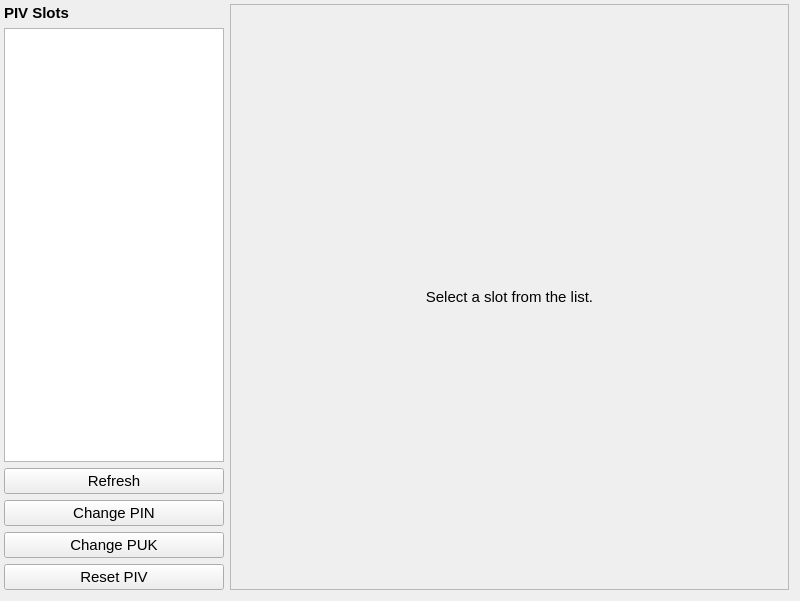
<?xml version="1.0" encoding="UTF-8"?>
<ui version="4.0">
 <class>PivTab</class>
 <widget class="QWidget" name="PivTab">
  <property name="geometry">
   <rect>
    <x>0</x>
    <y>0</y>
    <width>800</width>
    <height>601</height>
   </rect>
  </property>
  <property name="sizePolicy">
   <sizepolicy hsizetype="Expanding" vsizetype="Expanding">
    <horstretch>0</horstretch>
    <verstretch>0</verstretch>
   </sizepolicy>
  </property>
  <property name="windowTitle">
   <string>Form</string>
  </property>
  <layout class="QHBoxLayout" name="horizontalLayout_main">
   <property name="leftMargin">
    <number>4</number>
   </property>
   <property name="topMargin">
    <number>4</number>
   </property>
   <item>
    <widget class="QStackedWidget" name="piv_stack">
     <property name="currentIndex">
      <number>0</number>
     </property>
     <!-- page 0: compatible -->
     <widget class="QWidget" name="page_compatible">
      <layout class="QHBoxLayout" name="horizontalLayout_compatible">
       <property name="spacing">
        <number>6</number>
       </property>
       <property name="leftMargin">
        <number>0</number>
       </property>
       <property name="topMargin">
        <number>0</number>
       </property>
       <property name="rightMargin">
        <number>0</number>
       </property>
       <property name="bottomMargin">
        <number>0</number>
       </property>
       <!-- Left panel: slot list + PIN buttons -->
       <item>
        <widget class="QWidget" name="left_panel" native="true">
         <property name="sizePolicy">
          <sizepolicy hsizetype="Fixed" vsizetype="Expanding">
           <horstretch>0</horstretch>
           <verstretch>0</verstretch>
          </sizepolicy>
         </property>
         <property name="minimumSize">
          <size>
           <width>200</width>
           <height>0</height>
          </size>
         </property>
         <property name="maximumSize">
          <size>
           <width>220</width>
           <height>16777215</height>
          </size>
         </property>
         <layout class="QVBoxLayout" name="verticalLayout_left">
          <property name="leftMargin">
           <number>0</number>
          </property>
          <property name="topMargin">
           <number>0</number>
          </property>
          <property name="rightMargin">
           <number>0</number>
          </property>
          <property name="bottomMargin">
           <number>0</number>
          </property>
          <item>
           <widget class="QLabel" name="slots_header">
            <property name="font">
             <font>
              <pointsize>11</pointsize>
              <bold>true</bold>
             </font>
            </property>
            <property name="text">
             <string>PIV Slots</string>
            </property>
           </widget>
          </item>
          <item>
           <widget class="QListWidget" name="slots_list">
            <property name="sizePolicy">
             <sizepolicy hsizetype="Expanding" vsizetype="Expanding">
              <horstretch>0</horstretch>
              <verstretch>0</verstretch>
             </sizepolicy>
            </property>
            <property name="font">
             <font>
              <pointsize>11</pointsize>
             </font>
            </property>
           </widget>
          </item>
          <item>
           <widget class="QPushButton" name="btn_refresh">
            <property name="font">
             <font>
              <pointsize>11</pointsize>
             </font>
            </property>
            <property name="text">
             <string>Refresh</string>
            </property>
            <property name="icon">
             <iconset>
              <normaloff>icons/refresh.svg</normaloff>icons/refresh.svg</iconset>
            </property>
           </widget>
          </item>
          <item>
           <widget class="QPushButton" name="btn_change_pin">
            <property name="font">
             <font>
              <pointsize>11</pointsize>
             </font>
            </property>
            <property name="text">
             <string>Change PIN</string>
            </property>
            <property name="icon">
             <iconset>
              <normaloff>icons/dialpad.svg</normaloff>icons/dialpad.svg</iconset>
            </property>
           </widget>
          </item>
          <item>
           <widget class="QPushButton" name="btn_change_puk">
            <property name="font">
             <font>
              <pointsize>11</pointsize>
             </font>
            </property>
            <property name="text">
             <string>Change PUK</string>
            </property>
            <property name="icon">
             <iconset>
              <normaloff>icons/dialpad.svg</normaloff>icons/dialpad.svg</iconset>
            </property>
           </widget>
          </item>
          <item>
           <widget class="QPushButton" name="btn_reset">
            <property name="font">
             <font>
              <pointsize>11</pointsize>
             </font>
            </property>
            <property name="text">
             <string>Reset PIV</string>
            </property>
            <property name="icon">
             <iconset>
              <normaloff>icons/delete.svg</normaloff>icons/delete.svg</iconset>
            </property>
           </widget>
          </item>
         </layout>
        </widget>
       </item>
       <!-- Right panel: slot detail -->
       <item>
        <widget class="QFrame" name="right_frame">
         <property name="sizePolicy">
          <sizepolicy hsizetype="Expanding" vsizetype="Expanding">
           <horstretch>0</horstretch>
           <verstretch>0</verstretch>
          </sizepolicy>
         </property>
         <property name="frameShape">
          <enum>QFrame::Shape::StyledPanel</enum>
         </property>
         <property name="frameShadow">
          <enum>QFrame::Shadow::Raised</enum>
         </property>
         <layout class="QVBoxLayout" name="verticalLayout_right">
          <item>
           <widget class="QStackedWidget" name="slot_stack">
            <property name="sizePolicy">
             <sizepolicy hsizetype="Expanding" vsizetype="Expanding">
              <horstretch>0</horstretch>
              <verstretch>0</verstretch>
             </sizepolicy>
            </property>
            <property name="currentIndex">
             <number>0</number>
            </property>
            <!-- slot page 0: no selection -->
            <widget class="QWidget" name="slot_empty">
             <layout class="QVBoxLayout" name="verticalLayout_empty">
              <item>
               <widget class="QLabel" name="slot_empty_label">
                <property name="font">
                 <font>
                  <pointsize>11</pointsize>
                 </font>
                </property>
                <property name="text">
                 <string>Select a slot from the list.</string>
                </property>
                <property name="alignment">
                 <set>Qt::AlignmentFlag::AlignCenter</set>
                </property>
               </widget>
              </item>
             </layout>
            </widget>
            <!-- slot page 1: slot info -->
            <widget class="QWidget" name="slot_show">
             <layout class="QVBoxLayout" name="verticalLayout_show">
              <item>
               <widget class="QLabel" name="slot_headline">
                <property name="font">
                 <font>
                  <pointsize>13</pointsize>
                  <bold>true</bold>
                 </font>
                </property>
                <property name="text">
                 <string>Slot</string>
                </property>
               </widget>
              </item>
              <item>
               <widget class="QLabel" name="slot_status_label">
                <property name="font">
                 <font>
                  <pointsize>11</pointsize>
                 </font>
                </property>
                <property name="text">
                 <string>Empty</string>
                </property>
               </widget>
              </item>
              <!-- Certificate section (hidden when empty) -->
              <item>
               <widget class="QWidget" name="cert_section" native="true">
                <layout class="QFormLayout" name="cert_form">
                 <property name="fieldGrowthPolicy">
                  <enum>QFormLayout::FieldGrowthPolicy::ExpandingFieldsGrow</enum>
                 </property>
                 <item row="0" column="0">
                  <widget class="QLabel" name="subject_label">
                   <property name="font">
                    <font>
                     <pointsize>11</pointsize>
                     <bold>true</bold>
                    </font>
                   </property>
                   <property name="text">
                    <string>Subject:</string>
                   </property>
                  </widget>
                 </item>
                 <item row="0" column="1">
                  <widget class="QLabel" name="subject_value">
                   <property name="font">
                    <font>
                     <pointsize>11</pointsize>
                    </font>
                   </property>
                   <property name="text">
                    <string>—</string>
                   </property>
                   <property name="textInteractionFlags">
                    <set>Qt::TextInteractionFlag::TextSelectableByMouse</set>
                   </property>
                  </widget>
                 </item>
                 <item row="1" column="0">
                  <widget class="QLabel" name="issuer_label">
                   <property name="font">
                    <font>
                     <pointsize>11</pointsize>
                     <bold>true</bold>
                    </font>
                   </property>
                   <property name="text">
                    <string>Issuer:</string>
                   </property>
                  </widget>
                 </item>
                 <item row="1" column="1">
                  <widget class="QLabel" name="issuer_value">
                   <property name="font">
                    <font>
                     <pointsize>11</pointsize>
                    </font>
                   </property>
                   <property name="text">
                    <string>—</string>
                   </property>
                   <property name="textInteractionFlags">
                    <set>Qt::TextInteractionFlag::TextSelectableByMouse</set>
                   </property>
                  </widget>
                 </item>
                 <item row="2" column="0">
                  <widget class="QLabel" name="serial_label">
                   <property name="font">
                    <font>
                     <pointsize>11</pointsize>
                     <bold>true</bold>
                    </font>
                   </property>
                   <property name="text">
                    <string>Serial:</string>
                   </property>
                  </widget>
                 </item>
                 <item row="2" column="1">
                  <widget class="QLabel" name="serial_value">
                   <property name="font">
                    <font>
                     <pointsize>11</pointsize>
                    </font>
                   </property>
                   <property name="text">
                    <string>—</string>
                   </property>
                   <property name="textInteractionFlags">
                    <set>Qt::TextInteractionFlag::TextSelectableByMouse</set>
                   </property>
                  </widget>
                 </item>
                 <item row="3" column="0">
                  <widget class="QLabel" name="validity_label">
                   <property name="font">
                    <font>
                     <pointsize>11</pointsize>
                     <bold>true</bold>
                    </font>
                   </property>
                   <property name="text">
                    <string>Valid:</string>
                   </property>
                  </widget>
                 </item>
                 <item row="3" column="1">
                  <widget class="QLabel" name="validity_value">
                   <property name="font">
                    <font>
                     <pointsize>11</pointsize>
                    </font>
                   </property>
                   <property name="text">
                    <string>—</string>
                   </property>
                   <property name="textInteractionFlags">
                    <set>Qt::TextInteractionFlag::TextSelectableByMouse</set>
                   </property>
                  </widget>
                 </item>
                </layout>
               </widget>
              </item>
              <item>
               <spacer name="slot_spacer">
                <property name="orientation">
                 <enum>Qt::Orientation::Vertical</enum>
                </property>
                <property name="sizeHint" stdset="0">
                 <size>
                  <width>20</width>
                  <height>40</height>
                 </size>
                </property>
               </spacer>
              </item>
              <!-- Action buttons -->
              <item>
               <widget class="QWidget" name="slot_buttons" native="true">
                <layout class="QHBoxLayout" name="horizontalLayout_buttons">
                 <property name="leftMargin">
                  <number>0</number>
                 </property>
                 <property name="topMargin">
                  <number>0</number>
                 </property>
                 <property name="rightMargin">
                  <number>0</number>
                 </property>
                 <property name="bottomMargin">
                  <number>0</number>
                 </property>
                 <item>
                  <widget class="QPushButton" name="btn_generate_key">
                   <property name="font">
                    <font>
                     <pointsize>11</pointsize>
                    </font>
                   </property>
                   <property name="text">
                    <string>Generate Key</string>
                   </property>
                   <property name="icon">
                    <iconset>
                     <normaloff>icons/encrypted.svg</normaloff>icons/encrypted.svg</iconset>
                   </property>
                  </widget>
                 </item>
                 <item>
                  <widget class="QPushButton" name="btn_import_p12">
                   <property name="font">
                    <font>
                     <pointsize>11</pointsize>
                    </font>
                   </property>
                   <property name="text">
                    <string>Import P12</string>
                   </property>
                   <property name="icon">
                    <iconset>
                     <normaloff>icons/save.svg</normaloff>icons/save.svg</iconset>
                   </property>
                  </widget>
                 </item>
                </layout>
               </widget>
              </item>
             </layout>
            </widget>
           </widget>
          </item>
         </layout>
        </widget>
       </item>
      </layout>
     </widget>
     <!-- page 1: incompatible / not in CCID mode -->
     <widget class="QWidget" name="page_incompatible">
      <layout class="QVBoxLayout" name="verticalLayout_incompat">
       <property name="leftMargin">
        <number>0</number>
       </property>
       <property name="topMargin">
        <number>0</number>
       </property>
       <property name="rightMargin">
        <number>0</number>
       </property>
       <property name="bottomMargin">
        <number>0</number>
       </property>
       <item>
        <widget class="QLabel" name="incompatible_label">
         <property name="font">
          <font>
           <pointsize>11</pointsize>
          </font>
         </property>
         <property name="text">
          <string>PIV is not available on this device or connection.

Requirements:
• pyscard must be installed:  pip install pyscard
• On Linux, pcscd must be running:  sudo systemctl start pcscd
• On Windows, the Smart Card service must be running (it is by default)

After installing pyscard, restart the application.</string>
         </property>
         <property name="wordWrap">
          <bool>true</bool>
         </property>
        </widget>
       </item>
       <item>
        <spacer name="incompat_spacer">
         <property name="orientation">
          <enum>Qt::Orientation::Vertical</enum>
         </property>
         <property name="sizeHint" stdset="0">
          <size>
           <width>20</width>
           <height>400</height>
          </size>
         </property>
        </spacer>
       </item>
      </layout>
     </widget>
    </widget>
   </item>
  </layout>
 </widget>
 <resources/>
 <connections/>
</ui>
